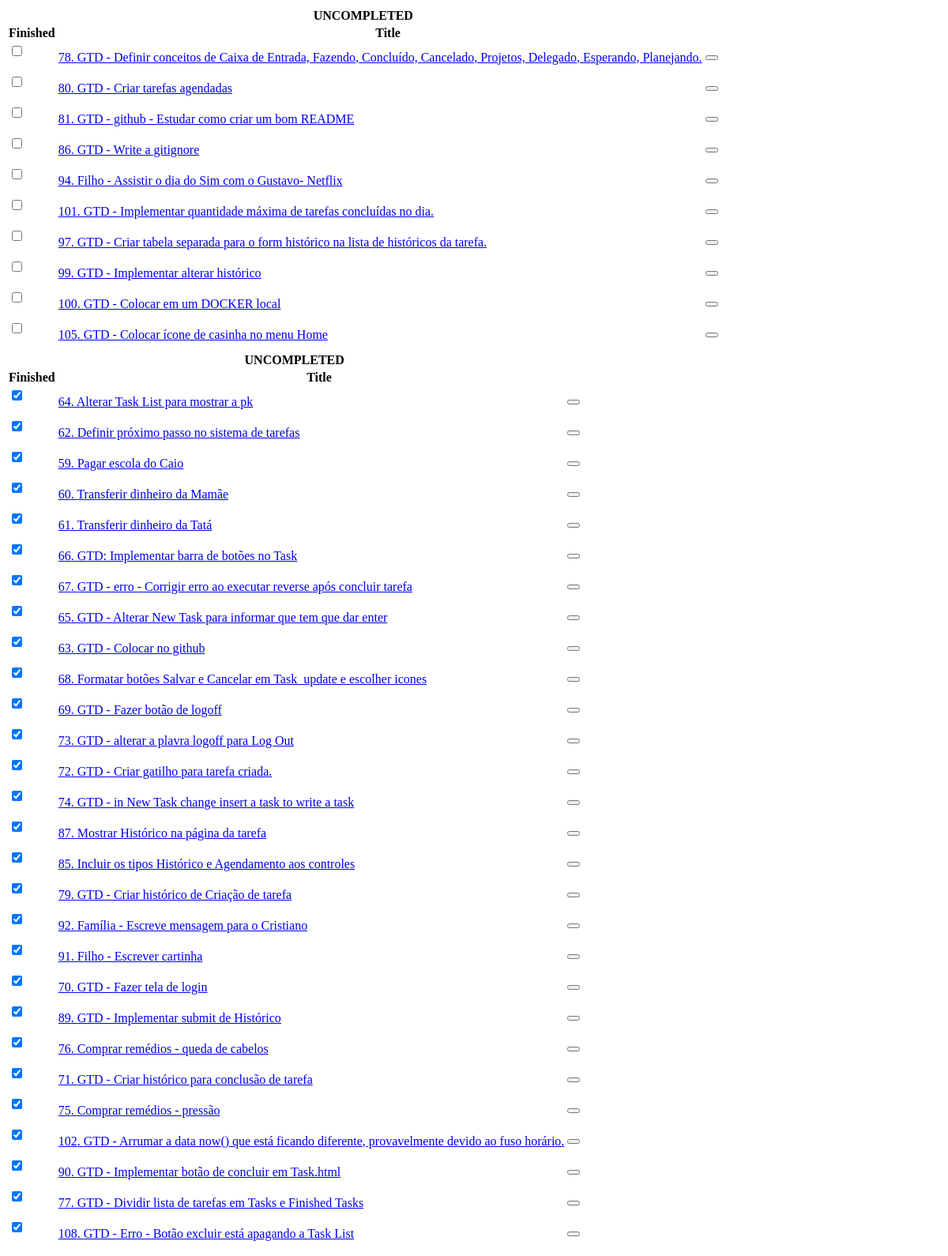
The page /tasks/display_tasks/ (signed in) on the database as committed earlier.
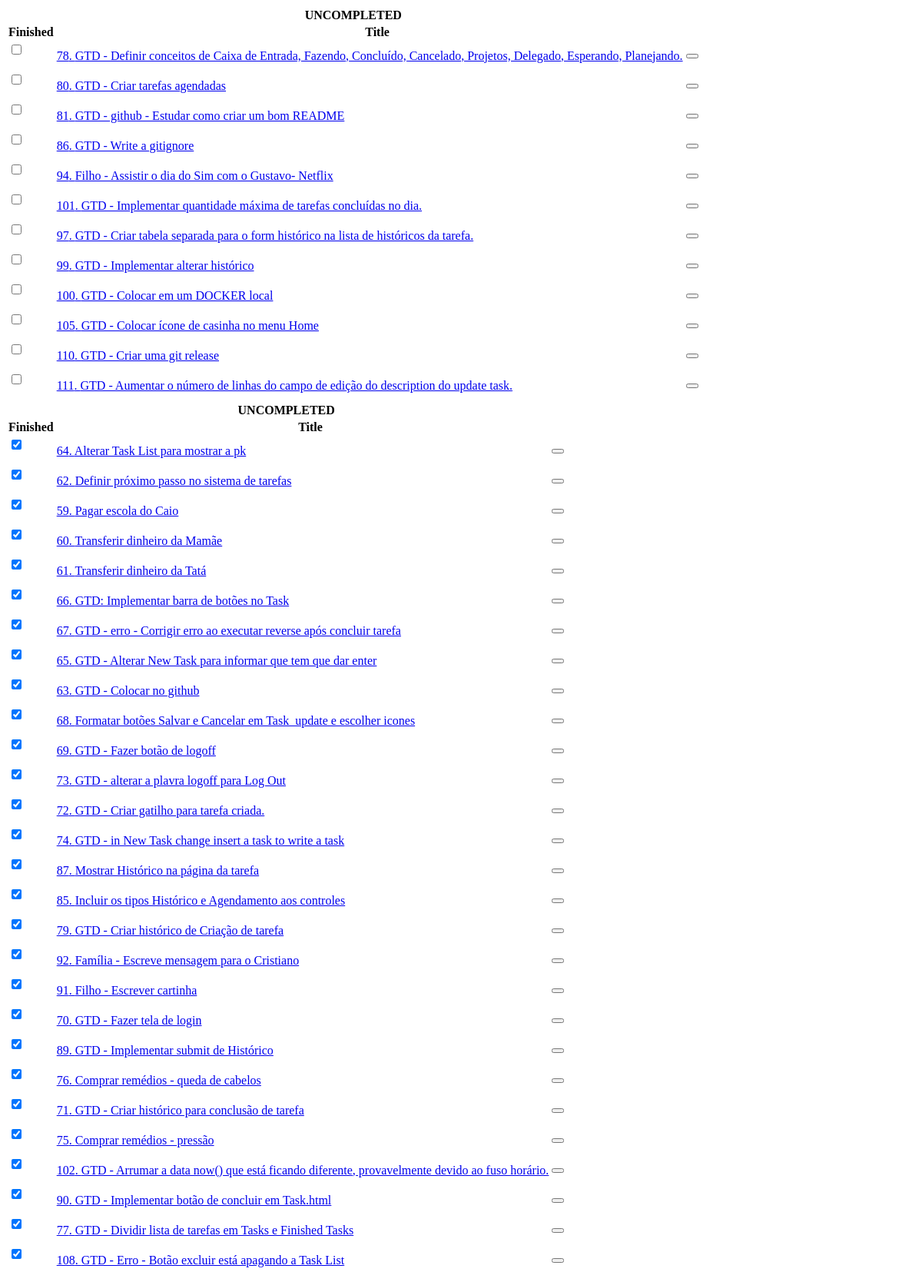
The same page on the database as committed later.
### tasks/models.py (models this page shows, shortened)
class Task(models.Model):
    title = models.CharField("Title", max_length=160)
    description = models.TextField("description", blank=True, null=True)
    dt_scheduled = models.DateTimeField("Scheduled for", blank=True, null=True, default=defautlSchedule)
    dt_completed = models.DateTimeField("Completed on", blank=True, null=True)
    dt_canceled  = models.DateTimeField("Completed on", blank=True, null=True)
    created = models.DateTimeField('Created', auto_now_add=True, null=True)
    modified = models.DateTimeField('Modified', auto_now=True, null=True)
    class Meta:
        verbose_name = 'Task'
        verbose_name_plural = 'Tasks'
        ordering = ['dt_completed','dt_scheduled']

### tasks/views.py (the view)
# urls.py: path('display_tasks/', display_tasks, name='display_tasks'),
@login_required
def display_tasks(request):
    context = {
        'tasks': {
            'uncompleted_tasks': Task.objects.filter(dt_completed__isnull=True),
            'completed_tasks': Task.objects.filter(dt_completed__isnull=False),
        }
    }
    return render(request, 'tasks/task_list.html', context)

### tasks/templates/tasks/task_list.html (shortened to what this page needs)
<div id="tasks" class="table-responsive">
    {% for key, items in tasks.items %}
        <table class="table table-hover table-bordered">
            <thead class="table-dark">
            <tr class="text-center">
                <th colspan="3">{% if key == 'completed' %}COMPLETED{% else %}UNCOMPLETED{% endif %}</th>
            </tr>
            <tr>
                <th>Finished</th>
                <th colspan="2">Title</th>
            </tr>
            </thead>
            {% for item in items %}
            <tbody>
            <tr {% cycle "" "class='table-secondary'"%} >
                <td>
                    <form>
                        <div class="form-check">
                          <input class="form-check-input" type="checkbox" value="checked" id="checkbox_{{item.pk}}" name ="checkbox" {% if item.dt_completed %} checked {%endif%}
                                 hx-trigger="change"
                                 hx-post="{% url 'tasks:concludeornottask' item.pk %}"
                                 hx-target="#tasks"
                                 hx-swap="outerHTML"
                          ><input type="hidden" id="result_{{item.id}}">
                        </div>
                    </form>
                </td>
                <td><a href="{% url 'tasks:task' item.pk %}" >{{item.pk}}. {{item.title}}</a></td>
                <td><div class="btn-group end" role="group">
                    <button type="button" class="btn btn-danger"
                           hx-delete="{% url 'tasks:delete_task' item.pk %}"
                           hx-confirm="Are you sure you wish to delete this task?"
                           hx-target="#tasks"
                    ></button>
                </div></td>
            </tr>
            </tbody>
            {% endfor %}
        </table>
    {% endfor %}
</div>

Rows that differ between the two databases and show on the page:
added Task: pk "110", title "GTD - Criar uma git release"
added Task: pk "111", title "GTD - Aumentar o número de linhas do campo de edição do description do update task."
